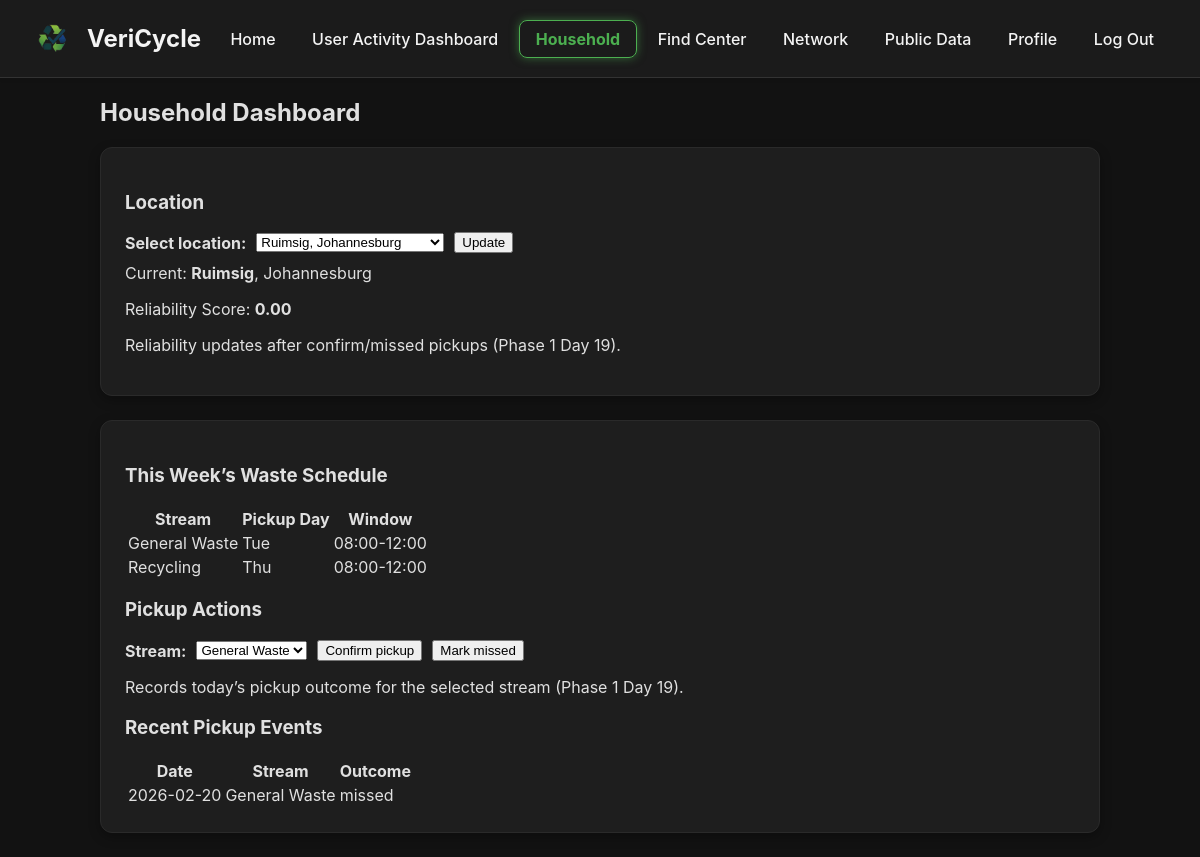
The app's page /household (signed in) with its own data.
### models.py (models this page shows)
class Location(db.Model):
    __tablename__ = "location"
    id = db.Column(db.Integer, primary_key=True)
    name = db.Column(db.String(120), nullable=False)          # e.g. "Ruimsig"
    city = db.Column(db.String(120), nullable=True)           # e.g. "Johannesburg"
    ward = db.Column(db.String(50), nullable=True)
    latitude = db.Column(db.Float, nullable=True)
    longitude = db.Column(db.Float, nullable=True)
    reliability_score = db.Column(db.Float, default=1.0)

class WasteSchedule(db.Model):
    __tablename__ = "waste_schedule"
    id = db.Column(db.Integer, primary_key=True)
    location_id = db.Column(db.Integer, db.ForeignKey("location.id"), nullable=False)
    stream = db.Column(db.String(50), nullable=False)
    pickup_day = db.Column(db.Integer, nullable=False)
    pickup_window = db.Column(db.String(50), nullable=True)
    location = db.relationship("Location", backref=db.backref("schedules", lazy=True))

class PickupEvent(db.Model):
    __tablename__ = "pickup_event"
    id = db.Column(db.Integer, primary_key=True)
    location_id = db.Column(db.Integer, db.ForeignKey("location.id"), nullable=False)
    user_id = db.Column(db.Integer, db.ForeignKey("user.id"), nullable=False)
    stream = db.Column(db.String(50), nullable=False)
    scheduled_date = db.Column(db.String(10), nullable=False)
    outcome = db.Column(db.String(20), nullable=False)
    created_at = db.Column(db.String(64), nullable=False)
    location = db.relationship("Location", backref=db.backref("pickup_events", lazy=True))
    user = db.relationship("User", backref=db.backref("pickup_events", lazy=True))

### app.py (the view, shortened to what this page needs)
@app.route('/household')
@login_required
def household_dashboard():
    profile = HouseholdProfile.query.filter_by(user_id=current_user.id).first()
    location = Location.query.get(profile.location_id)
    schedules = WasteSchedule.query.filter_by(location_id=location.id).order_by(WasteSchedule.pickup_day.asc()).all()
    locations = Location.query.order_by(Location.name.asc()).all()
    recent_events = PickupEvent.query.filter_by(location_id=location.id).order_by(PickupEvent.id.desc()).limit(10).all()
    schedule_rows = [
        {
            "stream": s.stream,
            "day": DAY_NAMES[s.pickup_day] if s.pickup_day is not None and 0 <= s.pickup_day < 7 else "-",
            "window": s.pickup_window or "—"
        }
        for s in schedules
    ]
    return render_template(
        "household.html",
        location=location,
        reliability_score=location.reliability_score,
        schedules=schedule_rows,
        recent_events=recent_events,
        locations=locations,
        selected_location_id=location.id,
        active_page='household'
    )

### app.py (called while the page is built)
@login_manager.user_loader
def load_user(user_id):
    try:
        return db.session.get(User, int(user_id))
    except OperationalError:
        return None

### templates/household.html (shortened to what this page needs)
<!DOCTYPE html>
<html lang="en">
<head>
    <link rel="stylesheet" href="{{ url_for('static', filename='style.css') }}">
</head>
<body class="dark-theme">
    {% include '_navbar.html' %}
    <main class="container">
      <h2>Household Dashboard</h2>
      <div class="card">
        <h3>Location</h3>
        <form method="POST" action="/household/set-location" style="display:flex; gap:10px; align-items:center; flex-wrap:wrap;">
          <label for="location_id"><strong>Select location:</strong></label>
          <select name="location_id" id="location_id">
            {% for loc in locations %}
              <option value="{{ loc.id }}" {% if loc.id == selected_location_id %}selected{% endif %}>
                {{ loc.name }}{% if loc.city %}, {{ loc.city }}{% endif %}
              </option>
            {% endfor %}
          </select>
          <button type="submit">Update</button>
        </form>
        <p style="margin-top:10px;">
          Current: <strong>{{ location.name }}</strong>{% if location.city %}, {{ location.city }}{% endif %}
        </p>
        <p>Reliability Score: <strong>{{ "%.2f"|format(reliability_score) }}</strong></p>
        <p class="muted">Reliability updates after confirm/missed pickups (Phase 1 Day 19).</p>
      </div>
      <div class="card">
        <h3>This Week’s Waste Schedule</h3>
        <table>
          <thead>
            <tr>
              <th>Stream</th>
              <th>Pickup Day</th>
              <th>Window</th>
            </tr>
          </thead>
          <tbody>
            {% for row in schedules %}
            <tr>
              <td>{{ row.stream }}</td>
              <td>{{ row.day }}</td>
              <td>{{ row.window }}</td>
            </tr>
            {% endfor %}
          </tbody>
        </table>
        <h3>Pickup Actions</h3>
        <form method="POST" action="/household/pickup-action" style="display:flex; gap:10px; flex-wrap:wrap; align-items:center;">
          <label for="stream"><strong>Stream:</strong></label>
          <select name="stream" id="stream">
            {% for row in schedules %}
              <option value="{{ row.stream }}">{{ row.stream }}</option>
            {% endfor %}
          </select>
          <button type="submit" name="action" value="confirmed">Confirm pickup</button>
          <button type="submit" name="action" value="missed">Mark missed</button>
        </form>
        <p class="muted">Records today’s pickup outcome for the selected stream (Phase 1 Day 19).</p>
        <h3>Recent Pickup Events</h3>
        <table>
          <thead>
            <tr><th>Date</th><th>Stream</th><th>Outcome</th></tr>
          </thead>
          <tbody>
            {% for e in recent_events %}
              <tr>
                <td>{{ e.scheduled_date }}</td>
                <td>{{ e.stream }}</td>
                <td>{{ e.outcome }}</td>
              </tr>
            {% else %}
              <tr><td colspan="3">No pickup events yet.</td></tr>
            {% endfor %}
          </tbody>
        </table>
      </div>
    </main>
</body>
</html>

### templates/_navbar.html (shortened to what this page needs)
<header class="navbar">
    <div class="container">
        <a href="{{ url_for('home') }}" class="logo-link">
            <img src="{{ url_for('static', filename='logo.png') }}" alt="VeriCycle Logo" class="logo">
            <span>VeriCycle</span>
        </a>
        <nav>
            {% if current_user.is_authenticated %}
                <a href="{{ url_for('home') }}" class="nav-button {% if active_page == 'home' %}active{% endif %}">Home</a>
                {% if current_user.role == 'center' %}
                    <a href="{{ url_for('center_dashboard') }}" class="nav-button {% if active_page == 'dashboard' %}active{% endif %}">Dashboard</a>
                {% else %}
                    <a href="{{ url_for('collector_dashboard') }}" class="nav-button {% if active_page == 'dashboard' %}active{% endif %}">User Activity Dashboard</a>
                {% endif %}
                {% if current_user.role == 'collector' %}
                    <a href="{{ url_for('household_dashboard') }}" class="nav-button {% if active_page == 'household' %}active{% endif %}">Household</a>
                    <a href="{{ url_for('search') }}" class="nav-button {% if active_page == 'search' %}active{% endif %}">Find Center</a>
                    <a href="{{ url_for('network') }}" class="nav-button {% if active_page == 'network' %}active{% endif %}">Network</a>
                {% endif %}
                <a href="{{ url_for('public_data') }}" class="nav-button {% if active_page == 'public_data' %}active{% endif %}">Public Data</a>
                <a href="{{ url_for('profile') }}" class="nav-button {% if active_page == 'profile' %}active{% endif %}">Profile</a>
                <a href="{{ url_for('logout') }}" class="nav-button">Log Out</a>
            {% endif %}
        </nav>
    </div>
</header>

### records on screen
Location: name "Ruimsig", city "Johannesburg", reliability_score "0.00"
WasteSchedule: stream "General Waste", day "Tue", window "08:00-12:00"
WasteSchedule: stream "Recycling", day "Thu", window "08:00-12:00"
PickupEvent: scheduled_date "2026-02-20", stream "General Waste", outcome "missed"

### other values on screen
form field location_id "Ruimsig, Johannesburg"
form field stream "General Waste"
